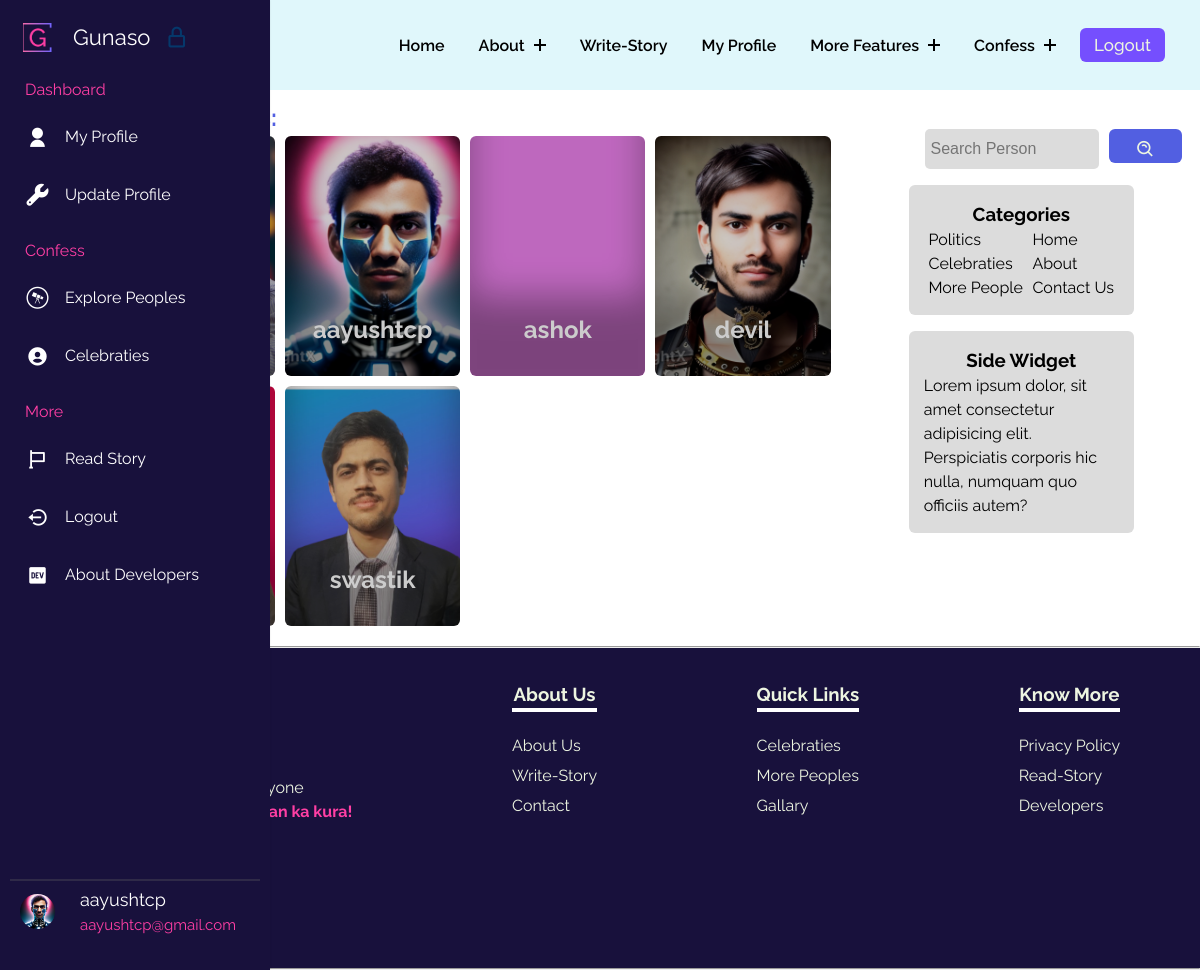
/searchperson/ (signed in), run on the app's committed database.
### gunasoApp/models.py (models this page shows, shortened)
class Profile(models.Model):
    user = models.OneToOneField(User, on_delete=models.CASCADE, related_name="Profile")
    image = models.ImageField(upload_to="gunasoApp/images/loggeduserImages", blank=True, default="upload-image")

### gunasoApp/views.py (the view)
# urls.py: path('searchperson/', views.searchperson, name="searchperson"),
def searchperson(request):
    query = request.GET.get('query', '')
    if len(query) > 100:
        allPerson = Profile.objects.none()
    else:
        try:
            user_id = int(query)
            person = Profile.objects.filter(user_id=user_id)
        except ValueError:
            person = Profile.objects.none()
        allPersonContent = Profile.objects.filter(user__username__icontains=query)
        allPerson = person.union(allPersonContent)
    params = {'allPerson': allPerson, 'query': query}
    return render(request, 'searchperson.html', params)

### templates/searchperson.html (shortened to what this page needs)
{% extends 'base.html' %}
{% load static %}
    {% block base_style%}
    {{ block.super }}
    <link rel="stylesheet" href="{% static 'styles/persons.css' %}">
    {% endblock base_style%}
    {% block content %}
    <div class="famoustopicsmain">
        <div class="containflex">
            <div class="leftside">
                <h2>Search <span class="blue">Results:</span></h2>
                    <div class="gridcontain">
                        {% for person in allPerson %}
                        <a href="../user/{{person.user}}">
                            <div class="card" style="background-image: url(../media/{{person.image}});">
                                <h2>{{person.user}}</h2>
                            </div>
                        </a>
                        {% endfor %}
                    </div>
            </div>
            <div class="rightside">
                <div class="searchdiv">
                    <form method="get" action="{% url 'searchperson' %}">
                        <input class="searchinp" type="search" placeholder="Search Person" aria-label="Search"
                            name="query" id="query">
                        <button class="copybtn" type="submit" style="margin: 0;">
                            <i class='bx bx-search-alt'></i>
                        </button>
                    </form>
                </div>
                <div class="catandside">
                    <div class="categoriesdiv">
                        <h3>Categories</h3>
                        <div class="uls">
                            <ul class="lineone">
                                <li><a href="#">Politics</a></li>
                                <li><a href="#">Celebraties</a></li>
                                <li><a href="#">More People</a></li>
                            </ul>
                            <ul class="lineone">
                                <li><a href="/">Home</a></li>
                                <li><a href="/about">About</a></li>
                                <li><a href="/">Contact Us</a></li>
                            </ul>
                        </div>
                    </div>
                    <div class="categoriesdiv">
                        <h3>Side Widget</h3>
                        <p>Lorem ipsum dolor, sit amet consectetur adipisicing elit. Perspiciatis corporis hic nulla,
                            numquam quo officiis autem?</p>
                    </div>
                </div>
            </div>
        </div>
    </div>
    {% endblock %}

### templates/base.html (shortened to what this page needs)
{% load static %}
<!DOCTYPE html>
<html lang="en">
<head>
    {% block base_style%}
    <link rel="stylesheet" href="{% static 'styles/base.css' %}">
    {% endblock base_style%}
    <link rel="stylesheet" href="https://cdnjs.cloudflare.com/ajax/libs/font-awesome/4.7.0/css/font-awesome.min.css" />
    <link href="https://cdn.jsdelivr.net/npm/remixicon@4.0.0/fonts/remixicon.css" rel="stylesheet" />
    <link flex href="https://unpkg.com/boxicons@2.1.4/css/boxicons.min.css" rel="stylesheet" />
</head>
<body>
    <header class="header">
        <div class="container_nav">
            <div class="header-main">
                <div class="logo">
                    <a href="/">
                        <div class="contentlogo">
                            <h2 class="text" data-text="Gunaso">
                            </h2>
                         </div>
                    </a>
                </div>
                <nav class="nav-menu">
                    <ul class="menu">
                        <li class="menu-item">
                            <a href="/">Home</a>
                        </li>
                        <li class="menu-item menu-item-has-children">
                            <a href="#" data-toggle="sub-menu">About <i class="plus"></i></a>
                        </li>
                        <li class="menu-item">
                            <a href="{% url 'writestory' %}">write-Story</a>
                        </li>
                        <li class="menu-item">
                            <a href="/user/{{request.user}}">My Profile</a>
                        </li>
                        <li class="menu-item menu-item-has-children">
                            <a href="#" data-toggle="sub-menu">More Features <i class="plus"></i></a>
                        </li>
                        <li class="menu-item menu-item-has-children">
                            <a href="#" data-toggle="sub-menu">Confess <i class="plus"></i></a>
                        </li>
                        {% if user.is_authenticated %}
                        <button id="logoutbtn" onclick="logoutfunc()">
                            Logout
                        </button>
                        {% endif %}
                    </ul>
                </nav>
            </div>
        </div>
    </header>
    <nav class="sidebar hoverable close">
        <div class="logo_items flex">
            <span class="nav_image">
                <img src="{% static 'images/logos/g-high-resolution-logo-transparent.png' %}" alt="logo_img" />
            </span>
            <span class="logo_name">Gunaso</span>
            <i class="bx bx-lock-alt" id="lock-icon" title="Unlock Sidebar"></i>
        </div>
        <div class="menu_container">
            <div class="menu_items">
                <ul class="menu_item">
                    <div class="menu_title flex">
                        <span class="title">Dashboard</span>
                    </div>
                    <li class="item">
                        <a href="/user/{{request.user}}" class="link flex">
                            <i class="ri-user-fill"></i>
                            <span>My Profile</span>
                        </a>
                    </li>
                    <li class="item">
                        <a href="{% url 'update_profile' %}" class="link flex">
                            <i class="fa-solid fa-wrench"></i>
                            <span>Update Profile</span>
                        </a>
                    </li>
                </ul>
                <ul class="menu_item">
                    <div class="menu_title flex">
                        <span class="title">Confess</span>
                    </div>
                    <li class="item">
                        <a href="{% url 'person' %}" class="link flex">
                            <i class="fa-brands fa-wpexplorer"></i>
                            <span>Explore Peoples</span>
                        </a>
                    </li>
                    <li class="item">
                        <a href="{% url 'topics' %}" class="link flex">
                            <i class='bx bxs-user-circle'></i>
                            <span>Celebraties</span>
                        </a>
                    </li>
                </ul>
                <ul class="menu_item">
                    <div class="menu_title flex">
                        <span class="title">More</span>
                    </div>
                    <li class="item">
                        <a href="{% url 'readstory' %}" class="link flex">
                            <i class="bx bx-flag"></i>
                            <span>Read Story</span>
                        </a>
                    </li>
                    <li class="item">
                        <a href="{% url 'logout' %}" class="link flex">
                            <i class='bx bx-log-out-circle'></i>
                            <span>Logout</span>
                        </a>
                    </li>
                    <li class="item">
                        <a href="{% url 'developers' %}" class="link flex">
                            <i class='bx bxl-dev-to'></i>
                            <span>About Developers</span>
                        </a>
                    </li>
                </ul>
            </div>
            <div class="sidebar_profile flex">
                {% if user.is_authenticated %}
                <span class="nav_image">
                    <img src="{{request.user.Profile.image.url}}" alt="logo_img" style="border-radius: 50%; height: 35px; width:35px;" />
                </span>
                <div class="data_text">
                    <span class="name">{{request.user}}</span>
                    <br>
                    <span class="email">{{request.user.email}}</span>
                </div>
                {% else %}
                <span class="name">Login</span>
                {% endif %}
            </div>
        </div>
    </nav>
    {% block content %} {% endblock %}
    <hr>
    <footer class="footer">
        <div class="fone">
            <p>Gunaso for Everyone<br> <span>Pokham afna man ka kura!</span></p>
            <div class="footer-links">
                <a href=""></a>
                <a href=""></a>
                <a href=""></a>
            </div>
        </div>
        <div class="ftwo">
            <ul>
                <h3 class="footer-h3">About Us</h3>
                <li><a href="{% url 'about' %}">About Us</a></li>
                <li><a href="{% url 'writestory' %}">Write-Story</a></li>
                <li><a href="{% url 'contact' %}">Contact</a></li>
            </ul>
        </div>
        <div class="fthree">
            <ul>
                <h3 class="footer-h3">Quick Links</h3>
                <li><a href="{% url 'topics'%}">Celebraties</a></li>
                <li><a href="{% url 'person'%}">More Peoples</a></li>
                <li><a href="{% url 'gallary' %}">Gallary</a></li>
            </ul>
        </div>
        <div class="ffour">
            <ul>
                <h3 class="footer-h3">Know More</h3>
                <li><a href="{% url 'privacypolicy' %}">Privacy Policy</a></li>
                <li><a href="{% url 'readstory' %}">Read-Story</a></li>
                <li><a href="{% url 'developers' %}">Developers</a></li>
            </ul>
        </div>
    </footer>
</body>
</html>

### static/styles/persons.css (style rules this page uses)
* { margin: 0; padding: 0; box-sizing: border-box; }
:root { --dark: #05386B; --darkgreen: #379683; --bcolor: #5CDB95; --backupgreen: #8EE4AF; --para: #EDF5E1; --mainheading: #FFF; --hotish: #FF3FA4; --skyblue: #525FE1; --deepdark: #1010; }
.blue { color: var(--skyblue); }
.copybtn { cursor: pointer; background-color: var(--skyblue); font-family: inherit; display: inline-block; width: 5em; height: 2em; line-height: 1.9em; margin: 10px 0; position: relative; overflow: hidden; border: 2px solid var(--color); transition: color .5s; z-index: 1; font-size: 17px; border-radius: 6px; font-weight: 500; color: var(--para); }
.copybtn:before { content: ""; position: absolute; z-index: -1; background: var(--skyblue); height: 150px; width: 200px; border-radius: 50%; }
.copybtn:before { top: 100%; left: 100%; transition: all .7s; }
.famoustopicsmain { margin: 0 .5rem 0 5rem; }
.containflex { padding: 10px; display: flex; gap: 20px; }
.gridcontain { display: grid; gap: 10px; grid-template-columns: repeat(4, 1fr) }
.card { padding: 6px; height: 30vh; border-radius: 6px; box-shadow: rgba(0, 0, 0, 0.35) 0px -80px 36px -1px inset; background-color: violet; background-size: cover; background-position: center; background-repeat: no-repeat; filter: brightness(80%); }
a { text-decoration: none; }
.card h2 { text-align: center; position: relative; top: 170px; color: #ffffff; }
.leftside { padding: 0 10px 10px 10px; flex-basis: 70%; }
.rightside { padding-top: 13px; flex-basis: 30%; border-radius: 6px; }
.searchdiv { margin-top: 1rem; display: flex; align-items: center; margin-left: 4rem; }
.searchdiv form { display: flex; gap: 10px; }
.searchdiv i { line-height: 5vh; font-size: 20px; }
.searchinp { padding: 6px; width: 78%; background-color: gainsboro; height: 5vh; }
.searchinp { border: none; font-size: 16px; border-radius: 5px; }
.catandside { display: flex; flex-direction: column; align-items: center; }
.categoriesdiv { margin-top: 1rem; border-radius: 6px; padding: 15px; background-color: gainsboro; text-align: center; width: 70%; }
.categoriesdiv p { text-align: left; }
.uls { display: flex; justify-content: space-around; }
.uls ul { text-align: left; }
.uls ul li a { text-decoration: none; color: #000; cursor: pointer; }

### data on the page
Profile: image (picture), user "aayushtcp"
Profile: user "ashok"
Profile: image (picture), user "devil"
Profile: image (picture), user "swastik"

### other printed values
{{ request.user }} "aayushtcp"
{{ request.user.email }} "aayushtcp@gmail.com"
